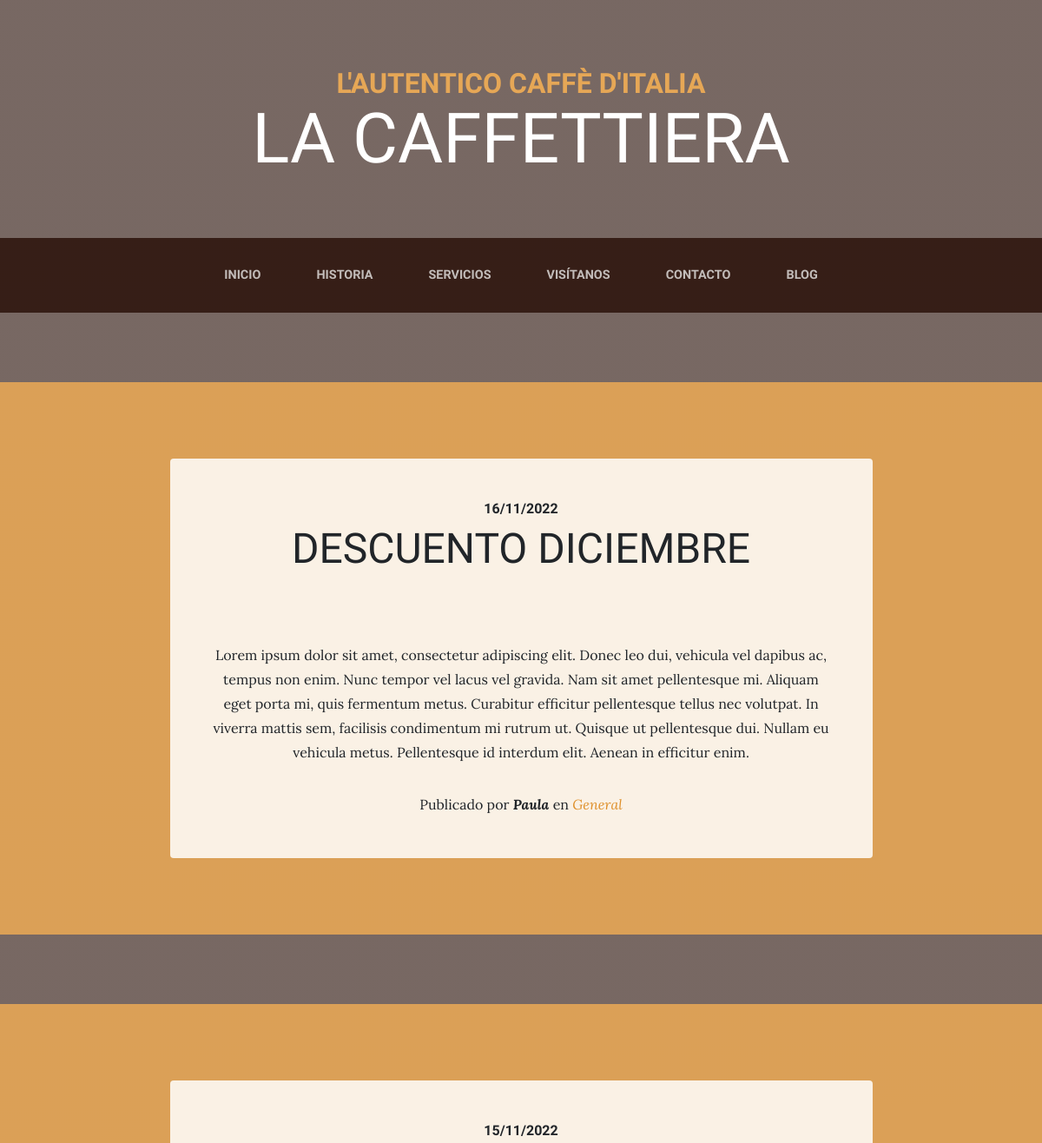
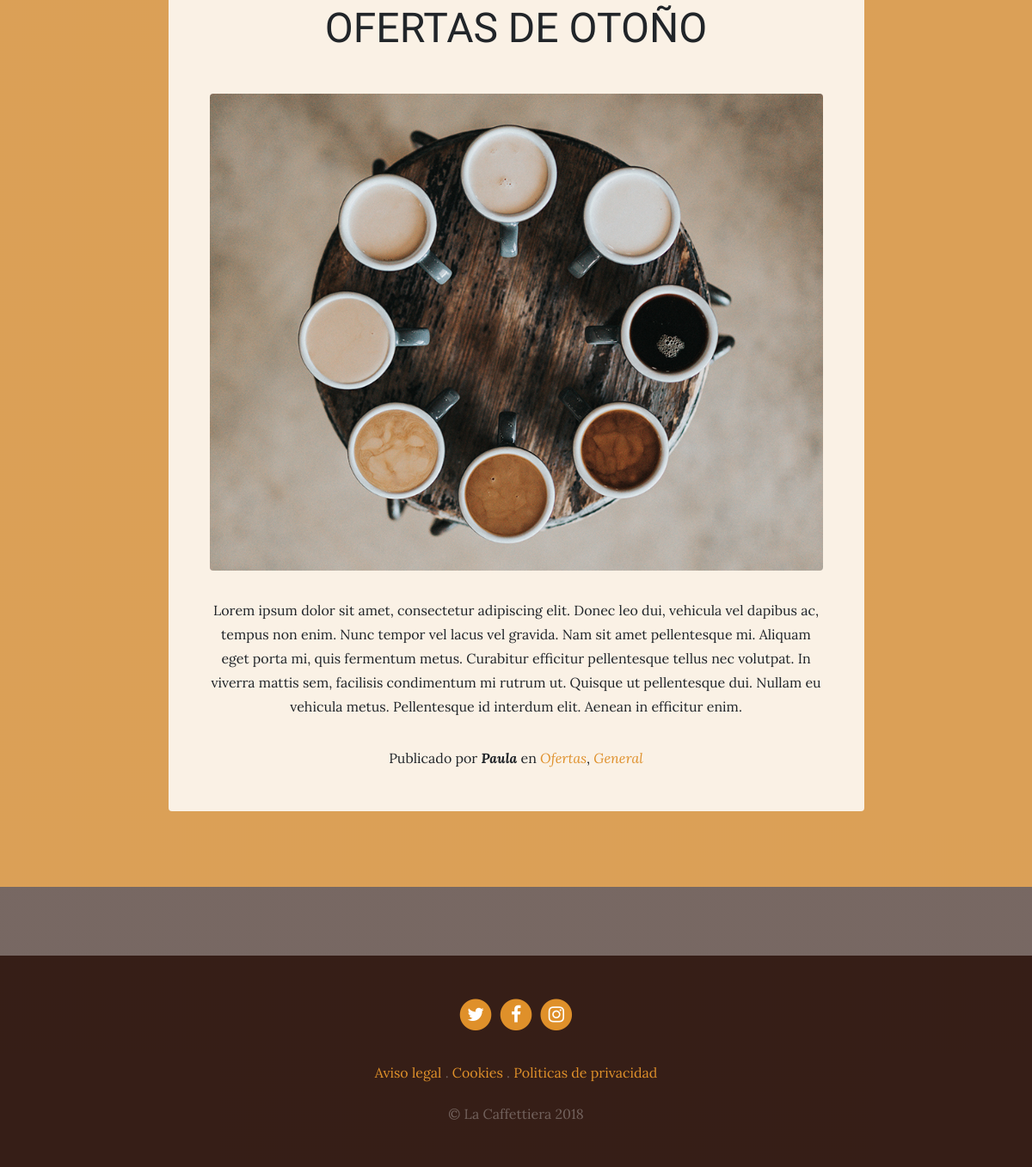
The page /blog/category/1 on the database its author committed (2 pictures, top to bottom).
### blog/models.py (models this page shows, shortened)
class Blog(models.Model):
    title=models.CharField(max_length=200, verbose_name="Titulo")
    image=models.ImageField(verbose_name="Imagen", upload_to="blog")
    content=models.TextField(verbose_name="Contenido")
    published=models.DateTimeField(
        verbose_name="Fecha de publicacion", default=now
    )
    author=models.ForeignKey(User, verbose_name="Autor",on_delete=models.CASCADE )#borrar en cascada todo lo referente al autor
    categories=models.ManyToManyField(
        Category, verbose_name="Categorias", related_name="getBlogs"
    )
    created=models.DateTimeField(
        auto_now_add=True, verbose_name="Fecha de creacion"
        )
    updated=models.DateTimeField(
        auto_now=True, verbose_name="Fecha de actualizacion"
        )
    class Meta:
        verbose_name="entrada"
        verbose_name_plural="entradas"
        ordering=['-created']

class Category(models.Model): #tabla categoria - siempre en singular
    name=models.CharField(max_length=200, verbose_name="Nombre")
    created=models.DateTimeField(auto_now_add=True, verbose_name="Fecha de creacion")
    updated=models.DateTimeField(auto_now=True, verbose_name="Fecha de actualizacion")
    class Meta:
        verbose_name="categoria"
        verbose_name_plural="categorias"
        ordering=['-created']
    def __str__(self):
        return self.name

### page/models.py (models this page shows, shortened)
class Page(models.Model):
    title=models.CharField(verbose_name="Titulo", max_length=200)
    content=RichTextField(verbose_name="Contenido")
    created=models.DateTimeField(
        auto_now_add=True, verbose_name="Fecha de creacion"
        )
    updated=models.DateTimeField(
        auto_now=True, verbose_name="Fecha de actualizacion"
        )
    class Meta:
        verbose_name="pagina"
        verbose_name_plural="paginas"
        ordering=['title', 'created']

### blog/views.py (the view)
# urls.py: path('category/<int:categoryId>', views.category, name='category')#indica el id de la categoria a acceder
def category(request,categoryId ):
    category= get_object_or_404(Category, id=categoryId)
    return render(request,"blog/category.html", {'categ':category})

### page/templatetags/pages_extras.py (called while the page is built)
@register.simple_tag
def get_pages_list():
    pages=Page.objects.all()
    return pages

### social/processor.py (called while the page is built)
def ctx_dict(request):
    ctx={}
    socialList=Social.objects.all()
    for social in socialList:
        ctx[social.key]=social.url
    return ctx

### blog/templates/blog/category.html (shortened to what this page needs)
{%extends 'core/base.html'%}
{%load static%}
{%block content %}
{%for blog in categ.getBlogs.all%}
<section class="page-section cta">
  <div class="container">
    <div class="row">
      <div class="col-xl-9 mx-auto">
        <div class="cta-innerv text-center rounded">
          <h2 class="section-heading mb-5">
            <span class="section-heading-upper">{{blog.published|date:"SHORT_DATE_FORMAT"}}</span>
            <span class="section-heading-lower">{{blog.title}}</span>
          </h2>
          <p class="mb-0">
            <img class="mx-auto d-flex rounded img-fluid mb-3 mb-lg-0" src="{{blog.image.url}}" alt="">
          </p>
          <p class="mb-0 mbt">
           {{blog.content}}
          </p>
          <p class="mb-0 mbt">
            <span class="section-heading-under">Publicado por <em><b>{{blog.author}}</b></em> en
            {%for category in blog.categories.all%}
            <em><a href="{%url 'category' category.id %}" class="link">{{category.name}}</a></em>{%if not forloop.last%},{%endif%}
            {%endfor%}
          </p>
        </div>
      </div>
    </div>
  </div>
</section>
{%endfor%}
{%endblock%}

### core/templates/core/base.html (shortened to what this page needs)
<!DOCTYPE html>
<html lang="es">
  <head>
    {%load static%}
    <link href="{% static 'core/vendor/bootstrap/css/bootstrap.min.css' %}" rel="stylesheet">
    <link href="{% static 'core/vendor/font-awesome/css/font-awesome.min.css' %}" rel="stylesheet" type="text/css">
    <link href="{% static 'core/css/business-casual.css' %}" rel="stylesheet">
  </head>
  <body>
    <h1 class="site-heading text-center text-white d-none d-lg-block">
      <span class="site-heading-upper text-primary mb-3">L'autentico caffè d'italia</span>
      <span class="site-heading-lower">La Caffettiera</span>
    </h1>
        <nav class="navbar navbar-expand-lg navbar-dark py-lg-4" id="mainNav">
      <div class="container">
        <div class="collapse navbar-collapse" id="navbarResponsive">
          <ul class="navbar-nav mx-auto">
            <li class="nav-item px-lg-4 {%if request.path == '/'%} active {%endif%}">
              <a class="nav-link text-uppercase text-expanded" href="{%url 'home'%}">Inicio</a>
            </li>
            <li class="nav-item px-lg-4 {%if request.path == '/about/'%} active {%endif%}">
              <a class="nav-link text-uppercase text-expanded" href="{%url 'about'%}">Historia</a>
            </li>
            <li class="nav-item px-lg-4 {%if request.path == '/services/'%} active {%endif%}">
              <a class="nav-link text-uppercase text-expanded" href="{%url 'services'%}">Servicios</a>
            </li>
            <li class="nav-item px-lg-4 {%if request.path == '/store/'%} active {%endif%}">
              <a class="nav-link text-uppercase text-expanded" href="{%url 'store'%}">Visítanos</a>
            </li>
            <li class="nav-item px-lg-4 {%if request.path == '/contact/'%} active {%endif%}">
              <a class="nav-link text-uppercase text-expanded" href="{%url 'contact'%}">Contacto</a>
            </li>
            <li class="nav-item px-lg-4 {%if request.path == '/blog/'%} active {%endif%}">
              <a class="nav-link text-uppercase text-expanded" href="{%url 'blog'%}">Blog</a>
            </li>
          </ul>
        </div>
      </div>
    </nav>
    {%block content%}{%endblock%}
    <footer class="footer text-faded text-center py-5">
      <div class="container">
        <p class="m-0">
        {%if LINK_TWITTER %}
	        <a href=" {{LINK_TWITTER}}" class="link">
	          <span class="fa-stack fa-lg">
	            <i class="fa fa-circle fa-stack-2x"></i>
	            <i class="fa fa-twitter fa-stack-1x fa-inverse"></i>
	          </span>
	        </a>
        {%endif%}
        {%if LINK_FACEBOOK %}
	        <a href="{{LINK_FACEBOOK}}" class="link">
	          <span class="fa-stack fa-lg">
	            <i class="fa fa-circle fa-stack-2x"></i>
	            <i class="fa fa-facebook fa-stack-1x fa-inverse"></i>
	          </span>
	        </a>
        {%endif%}
        {%if LINK_INSTAGRAM %}
	        <a href="{{LINK_INSTAGRAM}}" class="link">
	          <span class="fa-stack fa-lg">
	            <i class="fa fa-circle fa-stack-2x"></i>
	            <i class="fa fa-instagram fa-stack-1x fa-inverse"></i>
	          </span>
	        </a>
        {%endif%}
	    </p>
        <p class="m-0 mbt">
          {% load pages_extras%}
          {%get_pages_list as pages_list%}
          {%for page in pages_list %}
            <a href="{%url 'sample' page.id%}" class="link">{{page.title}}</a>{%if not forloop.last%} . {%endif%}
          {%endfor%}
      </p>
        <p class="m-0 mbt1">&copy; La Caffettiera 2018</p>
      </div>
	</footer>
  </body>
</html>

### core/static/core/css/business-casual.css (style rules this page uses)
body { font-family: 'Lora'; background: linear-gradient(rgba(47, 23, 15, 0.65), rgba(47, 23, 15, 0.65)), url("../img/bg.jpg"); background-attachment: fixed; background-position: center; background-size: cover; }
h1, h2, h3, h4, h5, h6 { font-family: 'Raleway'; }
p { line-height: 1.75; }
.text-faded { color: rgba(255, 255, 255, 0.3); }
.site-heading { margin-top: 5rem; margin-bottom: 5rem; text-transform: uppercase; line-height: 1; font-family: 'Raleway'; }
.site-heading .site-heading-upper { display: block; font-size: 2rem; font-weight: 800; }
.site-heading .site-heading-lower { font-size: 5rem; font-weight: 100; line-height: 4rem; }
.page-section { margin-top: 5rem; margin-bottom: 5rem; }
.section-heading { text-transform: uppercase; }
.section-heading .section-heading-upper { display: block; font-size: 1rem; font-weight: 800; padding-bottom:.5rem; }
.section-heading .section-heading-lower { display: block; font-size: 3rem; font-weight: 100; }
#mainNav { background-color: rgba(47, 23, 15, 0.9); font-family: 'Raleway'; }
#mainNav .navbar-nav .nav-item .nav-link { color: rgba(255, 255, 255, 0.7); font-weight: 800; }
@media (min-width: 992px) { #mainNav .navbar-nav .nav-item .nav-link { font-size: 0.9rem; } }
.cta { padding-top: 5rem; padding-bottom: 5rem; background-color: rgba(230, 167, 86, 0.9); }
.cta .cta-innerv { position: relative; padding: 3rem; margin: 0.5rem; background-color: rgba(255, 255, 255, 0.85); }
.footer { background-color: rgba(47, 23, 15, 0.9); }
.text-primary { color: #e6a756 !important; }
.mbt { padding-top: 2rem; }
.mbt1 { padding-top: 1.25rem; }
a.link { color: #df902a; }

### rows shown on the page
Blog: published "16/11/2022", title "DESCUENTO DICIEMBRE", content "Lorem ipsum dolor sit amet, consectetur adipiscing elit. Donec leo dui, vehicula vel dapibus ac, tempus non enim. Nunc tempor vel lacus vel gravida. Nam sit amet pellentesque mi. Aliquam eget porta mi, quis fermentum metus. Curabitur efficitur pellentesque tellus nec volutpat. In viverra mattis sem, facilisis condimentum mi rutrum ut. Quisque ut pellentesque dui. Nullam eu vehicula metus. Pellentesque id interdum elit. Aenean in efficitur enim.", author "Paula"
Category: name "General"
Blog: published "15/11/2022", title "OFERTAS DE OTOÑO", image (picture), content "Lorem ipsum dolor sit amet, consectetur adipiscing elit. Donec leo dui, vehicula vel dapibus ac, tempus non enim. Nunc tempor vel lacus vel gravida. Nam sit amet pellentesque mi. Aliquam eget porta mi, quis fermentum metus. Curabitur efficitur pellentesque tellus nec volutpat. In viverra mattis sem, facilisis condimentum mi rutrum ut. Quisque ut pellentesque dui. Nullam eu vehicula metus. Pellentesque id interdum elit. Aenean in efficitur enim.", author "Paula"
Category: name "Ofertas"
Page: title "Aviso legal"
Page: title "Cookies"
Page: title "Politicas de privacidad"
